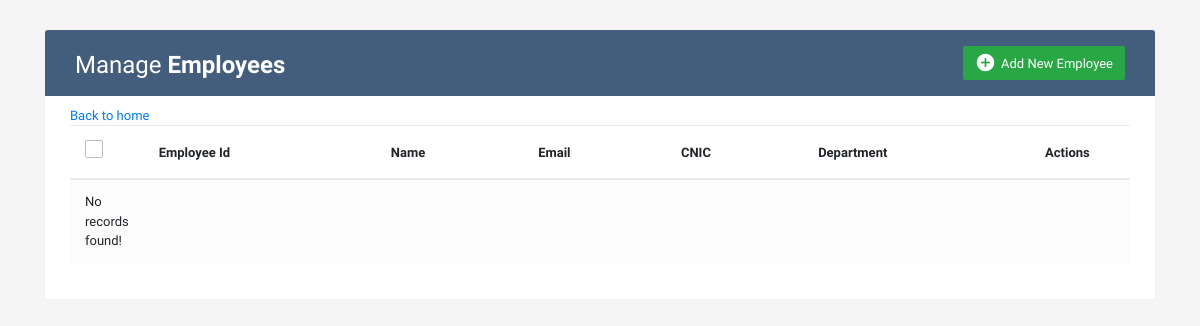
The app's page /show_employees/, older data.
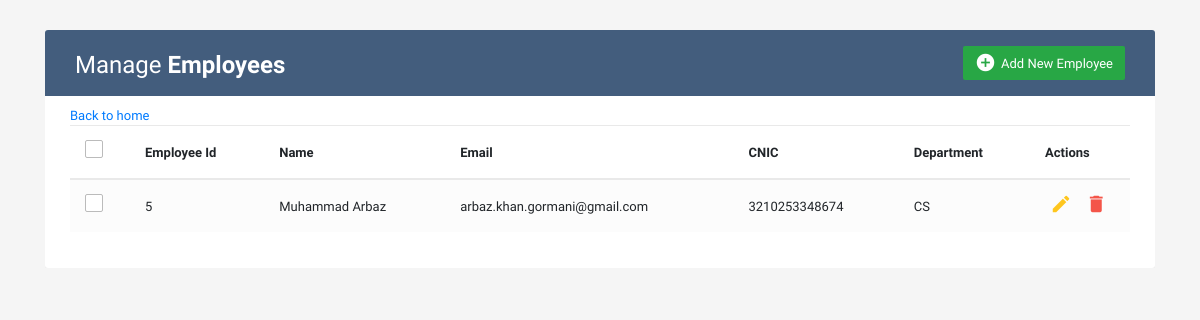
The same page, newer data.
### employee/models.py (models this page shows)
class Employee(models.Model):
    eid = models.AutoField(primary_key=True, null=False)
    name = models.CharField(max_length=100, null=False)
    email = models.EmailField()
    cnic = models.CharField(max_length=15, null=False)
    department = models.ForeignKey(
        Department,
        on_delete=models.CASCADE,
        null=False
    )
    class Meta:
        db_table = "employee"

class Department(models.Model):
    department_id = models.AutoField(primary_key=True, null=False)
    name = models.CharField(max_length=255, null=False)
    class Meta:
        db_table = 'department'

### HRManager/views.py (the view)
# urls.py: path('show_employees/', views.show_employees, name='show employees'),
def show_employees(request):
    employee_list = Employee.objects.all()
    return render(
        request, 'show_employees.html', {'employees': employee_list})

### HRManager/templates/show_employees.html (shortened to what this page needs)
<!DOCTYPE html>
<html lang="en">
<head>
<link rel="stylesheet" href="https://stackpath.bootstrapcdn.com/bootstrap/4.5.0/css/bootstrap.min.css">
<link rel="stylesheet" href="https://maxcdn.bootstrapcdn.com/font-awesome/4.7.0/css/font-awesome.min.css">
{% load static %}
<link rel="stylesheet" type="text/css" href="{% static 'css/style.css' %}"/>
</head>
<body>
<div class="container-xl">
	<div class="table-responsive">
		<div class="table-wrapper">
			<div class="table-title">
				<div class="row">
					<div class="col-sm-6">
						<h2>Manage <b>Employees</b></h2>
					</div>
					<div class="col-sm-6">
						<a href="/add_employee" class="btn btn-success"><i class="material-icons">&#xE147;</i> <span>Add New Employee</span></a>					</div>
				</div>
			</div>
			<a href='/'>Back to home</a>
			<table class="table table-striped table-hover">
				<thead>
					<tr>
						<th>
							<span class="custom-checkbox">
								<label for="selectAll"></label>
							</span>
						</th>
						<th>Employee Id</th>
						<th>Name</th>
						<th>Email</th>
						<th>CNIC</th>
						<th>Department</th>
						<th>Actions</th>
					</tr>
				</thead>
				<tbody>
					{% if employees %}
					{% for employee in employees %}
					<tr>
						<td>
							<span class="custom-checkbox">
								<label for="checkbox1"></label>
							</span>
						</td>
						<td>{{employee.eid}}</td>
						<td>{{employee.name}}</td>
						<td>{{employee.email}}</td>
						<td>{{employee.cnic}}</td>
						<td>{{ employee.department.name }}</td>
						<td>
							<a href="/edit_employee/{{ employee.eid }}" class="edit"><i class="material-icons" title="Edit">&#xE254;</i></a>
							<a href="/delete_employee/{{ employee.eid }}" class="delete"><i class="material-icons" title="Delete">&#xE872;</i></a>
						</td>
					</tr>
					{% endfor %}
					{% else %}
					<td>No records found!</td>
					<td></td>
					<td></td>
					<td></td>
					<td></td>
					<td></td>
					<td></td>
					{% endif %}
				</tbody>
			</table>
		</div>
	</div>
</div>
</body>
</html>

Row changes from the older to the newer data that the page shows:
added Employee: eid "5", name "Muhammad Arbaz", email "arbaz.khan.gormani@gmail.com", cnic "3210253348674", department.name "CS"
Text that changed along with them:
text no longer shown: "No records found!"
